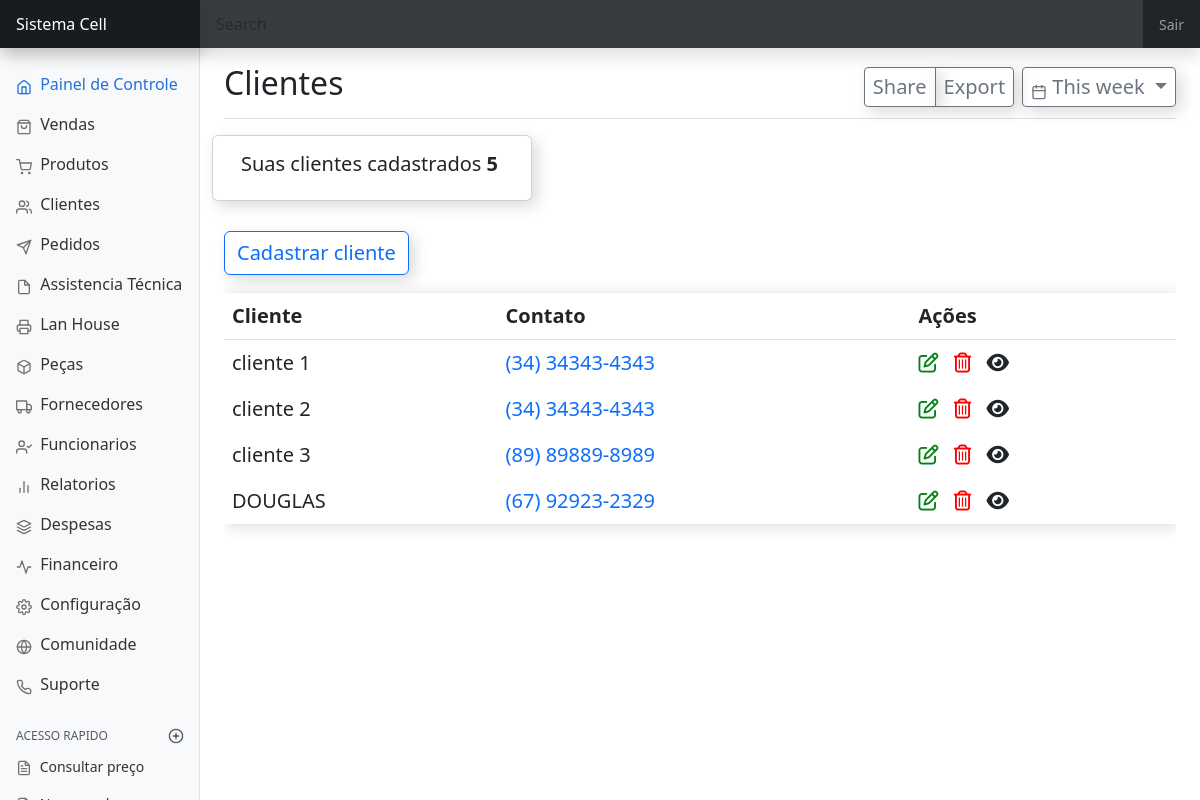
The app's page /cliente/ (signed in) with its own data.
### cliente/models.py (models this page shows, shortened)
class Cliente(models.Model):
    usuario = models.ForeignKey(User, on_delete=models.PROTECT)
    data_criacao = models.DateTimeField(auto_now_add=True, editable=False)
    data_edicao = models.DateTimeField(auto_now=True, editable=False)
    nome_cliente = models.CharField(max_length=90)
    data_nascimento = models.DateField(null=True, blank=True)
    cpf = models.CharField(max_length=14, null=True, blank=True)
    telefone_contato = models.CharField(max_length=15)
    telefone_contato_2 = models.CharField(max_length=15, null=True, blank=True)
    rua = models.CharField(max_length=99, null=True, blank=True)
    numero_casa = models.IntegerField(null=True, blank=True)
    bairro = models.CharField(max_length=90, null=True, blank=True)
    observacao = models.TextField(null=True, blank=True)

### cliente/views.py (the view)
# urls.py: path('cliente/', login_required(ListaCliente.as_view()), name='cliente'),
class ListaCliente(ListView):
    model = Cliente
    template_name = 'cliente/pagina-inicial-cliente.html'
    def get_queryset(self):
        return Cliente.objects.filter(usuario=self.request.user)

### cliente/templatetags/totalclientes.py (called while the page is built)
@register.simple_tag
def total_clientes():
    total = Cliente.objects.all().count()
    if total == 0:
        return '0'
    return total

### cliente/templates/cliente/pagina-inicial-cliente.html (shortened to what this page needs)
{% extends 'dashboard/pagina-inicial.html' %}
{% load totalclientes %}
{% block titulo %}Clientes{% endblock %}
{% block conteudo %}
<div class="row" id="total-cliente">
    <div class="card">
        <div class="card-body">
            <h5 class="card-title">Suas clientes cadastrados <b>{% total_clientes %}</b></h5>
        </div>
    </div>
</div>
<div style="margin-top: 30px;">
    <a hx-get="{% url 'cadastrar-cliente' %}" hx-target="#adicionar-conteudo" class="btn btn-outline-primary"
        data-bs-toggle="modal" data-bs-target="#staticBackdrop">
        Cadastrar cliente
    </a>
</div>
<div class="table-responsive" style="padding-top:18px">
    <table class="table table-borderless table-hover" style="box-shadow: 2px 2px 15px 0px rgba(4, 4, 4, 0.15);">
        <thead style="border-bottom: 0.15px solid rgb(229, 224, 224)">
            <tr>
                <th>Cliente</th>
                <th>Contato</th>
                <th>Ações</th>
            </tr>
        </thead>
        <tbody id="cliente-Tbody">
            {% include 'cliente/tabela/tabela-cliente.html' %}
        </tbody>
    </table>
</div>
{% endblock conteudo %}

### cliente/templates/cliente/tabela/linhas-tabela-cliente.html
<tr id="trCliente{{ object.pk }}">
    <td>{{ object.nome_cliente }}</td>
    <td><a href="tel:+55{{ object.telefone_contato }}" style="text-decoration: none;">{{ object.telefone_contato }}</a>
    </td>
    <td><span data-bs-toggle="modal" data-bs-target="#staticBackdrop" hx-get="{% url 'editar-cliente' object.pk %}"
            hx-target="#adicionar-conteudo">
            <i class="fa-regular fa-pen-to-square" style="color: rgb(4, 131, 21);"></i>
        </span>
        <span hx-get="{% url 'apagar-cliente' object.pk %}" hx-confirm="Deseja mesmo apagar {{ object.nome_cliente }} ?"  hx-target="closest tr"
            hx-swap="outerHTML swap:1s" style="margin-left: 10px; margin-right: 10px;">
            <i class="fa-regular fa-trash-can" style="color: red;"></i>
        </span>
        <span data-bs-toggle="offcanvas" data-bs-target="#offcanvasRight" hx-get="{% url 'detalhe-cliente' object.pk %}"
            hx-target="#detalhe-cliente" hx-swap="innerHTML">
            <i class="fa fa-eye"></i>
        </span>
    </td>
</tr>

### static/css/dashboard.css (style rules this page uses)
body { font-size: .875rem; }

### cliente/templates/cliente/pagina-inicial-cliente.html (style rules this page uses)
.card { max-width: 20rem; box-shadow: 5px 5px 15px 0px rgba(4, 4, 4, 0.15); }
.table { font-size: 20px; }
.btn { box-shadow: 5px 5px 15px 0px rgba(4, 4, 4, 0.15); font-size: 20px; }

### records on screen
Cliente: nome_cliente "cliente 1", telefone_contato "(34) 34343-4343"
Cliente: nome_cliente "cliente 2", telefone_contato "(34) 34343-4343"
Cliente: nome_cliente "cliente 3", telefone_contato "(89) 89889-8989"
Cliente: nome_cliente "DOUGLAS", telefone_contato "(67) 92923-2329"
